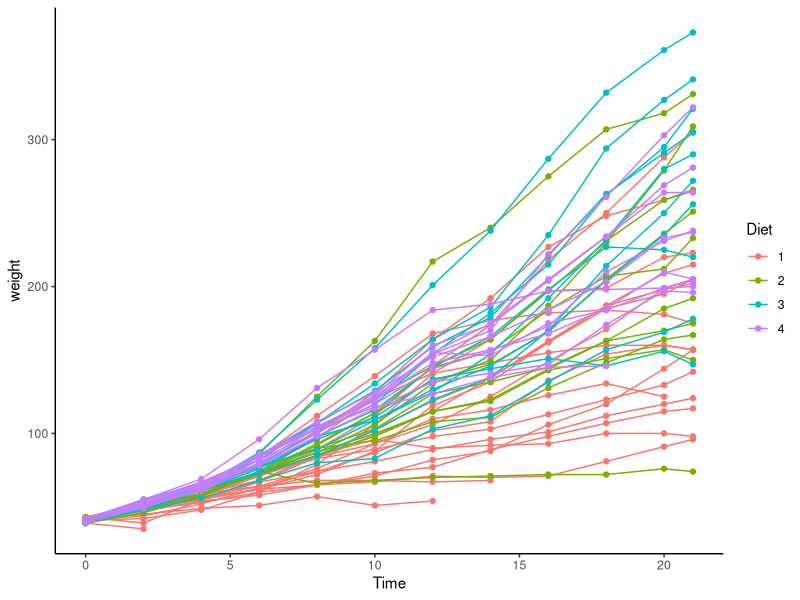
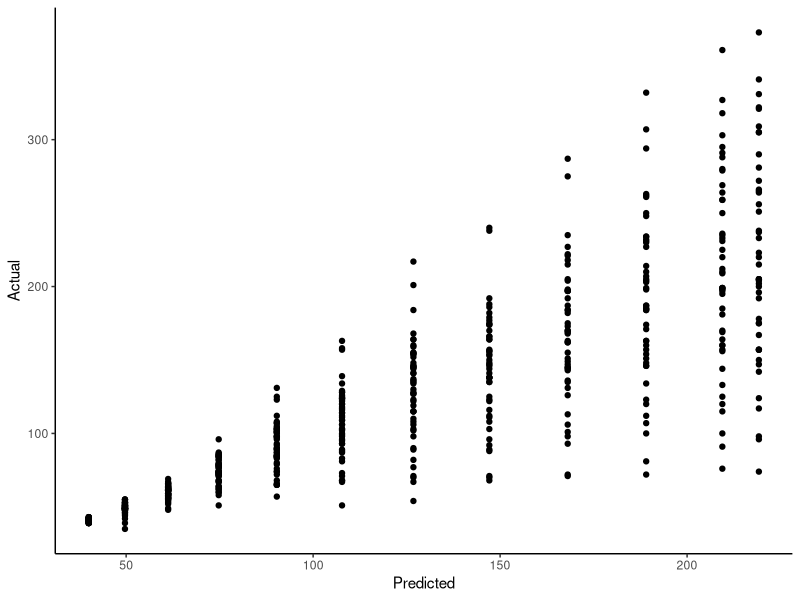
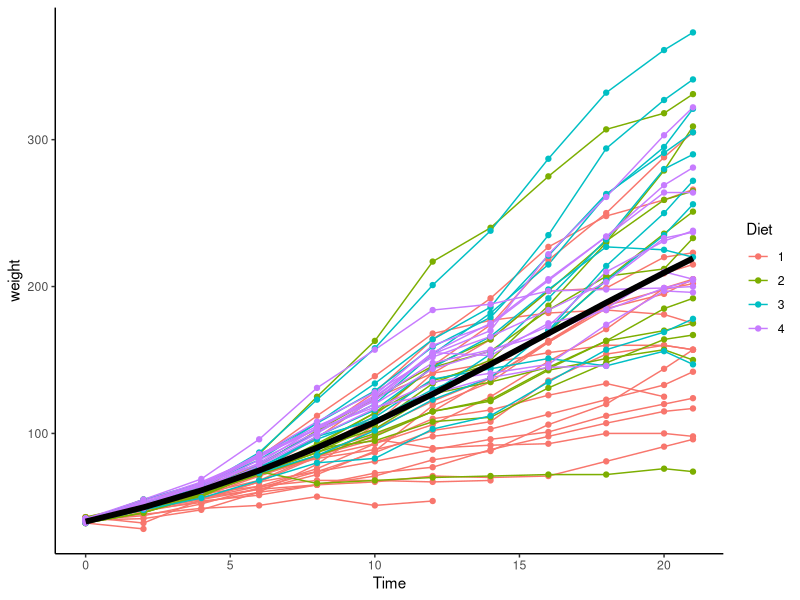

Write R code to recreate these figures, in order.
#NLM example, using `ChickWeight` data

library(tidyverse)
theme_set(theme_classic())
library(lme4)
library(mgcv)

#Load data, and take a look at it
data("ChickWeight")
head(ChickWeight)
ggplot(ChickWeight,aes(x=Time,y=weight,col=Diet))+
  geom_line(aes(group=Chick))+
  geom_point()


# SSlogis (logistic growth model) -----------------------------------------

#Start with a simple nonlinear

#If models have trouble starting, this is sometimes OK for getting initial "guesses" for parameters
getInitial(weight ~ SSlogis(Time, Asym, xmid, scal), data=ChickWeight)

mLog1 <- nls(weight ~ SSlogis(Time, Diet, xmid, scal), data=ChickWeight)
summary(mLog1)

data.frame(pred=predict(mLog1),act=ChickWeight$weight) %>% 
  ggplot(aes(x=pred,y=act))+geom_point()+
  labs(x='Predicted',y='Actual')

#OK for a starter model. But clearly variation among groups and individuals
ChickWeight %>% 
  mutate(pred=predict(mLog1)) %>% 
  ggplot(aes(x=Time,y=weight,col=Diet))+
  geom_line(aes(group=Chick))+geom_point()+
  geom_line(aes(y=pred),col='black',size=2)






# SSgompertz --------------------------------------------------------------


